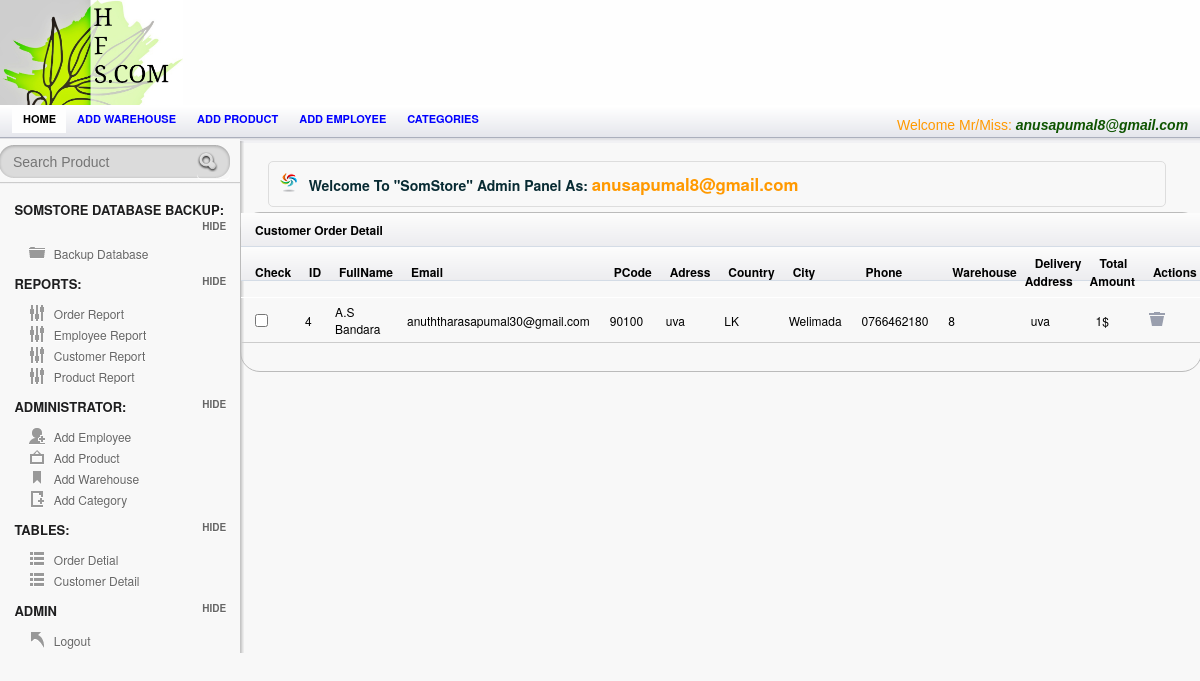
The app's page /Admin/order.php (signed in) with its own data.
### tables this page shows
CREATE TABLE `employee` (
  `Employee_ID` int(95) NOT NULL AUTO_INCREMENT,
  `Employee_Name` varchar(25) NOT NULL,
  `Username` varchar(25) NOT NULL,
  `Password` varchar(25) NOT NULL,
  `Picture` varchar(255) NOT NULL,
  PRIMARY KEY (`Employee_ID`)
);

CREATE TABLE `payment` (
  `order_ID` int(255) NOT NULL AUTO_INCREMENT,
  `Full_Name` varchar(25) NOT NULL,
  `Email` varchar(55) NOT NULL,
  `Postal_Code` varchar(55) NOT NULL,
  `Address` varchar(55) NOT NULL,
  `Country` varchar(55) NOT NULL,
  `City` varchar(55) NOT NULL,
  `Phone` varchar(55) NOT NULL,
  `Warehouse_ID` int(255) NOT NULL,
  `Dilivery_Address` varchar(75) NOT NULL,
  `Total_Amount` varchar(55) NOT NULL,
  `date` date NOT NULL,
  PRIMARY KEY (`order_ID`),
  KEY `Warehouse_ID` (`Warehouse_ID`),
  CONSTRAINT `payment_ibfk_1` FOREIGN KEY (`Warehouse_ID`) REFERENCES `warehouse` (`Warehouse_ID`)
);

### session.php (called while the page is built, shortened)
<?php
include('config.php');
$check=$_SESSION['login_username'];
$session=mysqli_query($mysqli, "select Username from employee where Username='$check' ");
$row=mysqli_fetch_array($session);
$login_session=$row['Username'];
?>

### Admin/order.php (the view, shortened to what this page needs)
<?php
 include("../config.php");
include("../session.php");
 ?>
<!doctype html>
<html lang="en">
<head>
	<link rel="stylesheet" href="css/layout.css" type="text/css" media="screen" />
</head>
<body>
<div id="container">
	   <div id="header">
		<div id="logo-banner">
				<div id="logo">
					<a href="index.php"><img src="images/logo.png" alt="" /></a>
				</div>
				<div id="banner">
				</div>
		</div>
		</div>
<div id="content-wrap">
	<section id="secondary_bar">
             <nav>
                <ul>
                    <li class="selected"><a href="index.php">Home</a></li>
                    <li><a href="add_warehouse.php">Add warehouse</a></li>
                    <li><a href="add_product.php">Add product</a></li>
                    <li><a href="Employee.php">Add employee</a></li>
                    <li><a href="add_category.php">Categories</a></li>
                    <li class="logout"> <span class="check"> <?php echo "Welcome Mr/Miss:   ". "<font color='##fa5400'><i><b>".$login_session."</b></i></font>" ;?> </span></li>
                </ul>
            </nav>
	</section>
<aside id="sidebar" class="column">
				<div id="search">
					<form action="searchprod.php" method="post" accept-charset="utf-8">
						<input type="text"  title="Search..." class="blink field"  placeholder="Search Product"   name='search' size=60 maxlength=100 />
						<input class="search-button" type="submit" value="Submit" />
						<div class="cl">&nbsp;</div>
					</form>
				</div>
		<hr/>
		<h3> SomStore Database Backup:</h3>
		<ul class="toggle">
		    <li class="icn_folder"><a href="Backup.php">Backup Database</a></li>
		</ul>
		<h3>Reports:</h3>
		<ul class="toggle">
		    <li class="icn_settings"><a href="a_report.php" target="_blank">Order Report</a></li>
			<li class="icn_settings"><a href="EmployeeReport.php">Employee Report</a></li>
			<li class="icn_settings"><a href="CustomerReport.php">Customer Report</a></li>
			<li class="icn_settings"><a href="ProductReport.php"> Product Report</a></li>
		</ul>
		<h3>Administrator:</h3>
		<ul class="toggle">
		    <li class="icn_add_user"><a href="Employee.php">Add Employee</a></li>
			<li class="icn_photo"><a href="add_product.php">Add Product</a></li>
			<li class="icn_tags"><a href="add_warehouse.php">Add Warehouse</a></li>
			<li class="icn_new_article"><a href="add_category.php">Add Category</a></li>
		</ul>
        <h3>Tables:</h3>
		<ul class="toggle">
		    <li class="icn_categories"><a href="order.php">Order Detial</a></li>
     		<li class="icn_categories"><a href="customerTable.php">Customer Detail</a></li>
		</ul>
		<h3>Admin</h3>
		<ul class="toggle">
			<li class="icn_jump_back"><a href="../logout.php">Logout</a></li>
		</ul>
	</aside>
	<section id="main" class="column">
		<h4 class="alert_info">Welcome To <strong>"SomStore"</strong> Admin Panel As: <?php echo "  ". "<font color='#f90'><big><b>".$login_session."</b></big></font>" ;?>  </h4>
		<?php
$result = mysqli_query($mysqli,"SELECT * FROM payment");
?>
      			<div id="tab2" class="tab_content">
  <table class="tablesorter" cellspacing="0">
      <thead>
			<thead><th colspan="15"> Customer Order Detail </th></thead>
		<thead>
   		    <th>Check</th>
			<th> ID</th>
    	      <th> FullName</th>
              <th> Email</th>
    		<th>PCode</th>
		    <th>Adress</th>
             <th>Country</th>
             <th>City</th>
              <th>Phone</th>
			  <th>Warehouse</th>
			  <th>Delivery Address</th>
			  <th>Total Amount</th>
			  <th>Actions</th>
		</thead>
		<tbody>
<?php while($row = mysqli_fetch_array($result))
  {?>
    <tr>
    <td><input type="checkbox"></td>
    <td><?Php echo $row['order_ID']; ?></td>
    <td><?php echo $row['Full_Name']; ?></td>
   <td><?php echo $row['Email']; ?></td>
	<td><?php echo $row['Postal_Code']; ?></td>
	<td><?php echo $row['Address']; ?></td>
	<td><?php echo $row['Country']; ?></td>
	<td><?php echo $row['City']; ?></td>
	<td><?php echo $row['Phone']; ?></td>
	<td><?php echo $row['Warehouse_ID']; ?></td>
	<td><?php echo $row['Dilivery_Address']; ?></td>
	<td><?php echo $row['Total_Amount']; ?></td>
    <td> <a href="PaymentDelete.php?delete=<?php echo $row['order_ID']; ?>" onClick="del(this);" title="Delete" ><input type="image" src="images/icn_trash.png" title="Trash">  </a></td>
    </tr
  <?php }mysqli_close($mysqli);?>
</tbody>
</table>
			</div>
		<div class="spacer"></div>
	</section>
       </div>
</div>
</body>
</html>

### records on screen
employee: Username "anusapumal8@gmail.com"
payment: order_ID "4", Full_Name "A.S Bandara", Email "anuththarasapumal30@gmail.com", Postal_Code "90100", Address "uva", Country "LK", City "Welimada", Phone "0766462180", Warehouse_ID "8", Dilivery_Address "uva", Total_Amount "1$"
